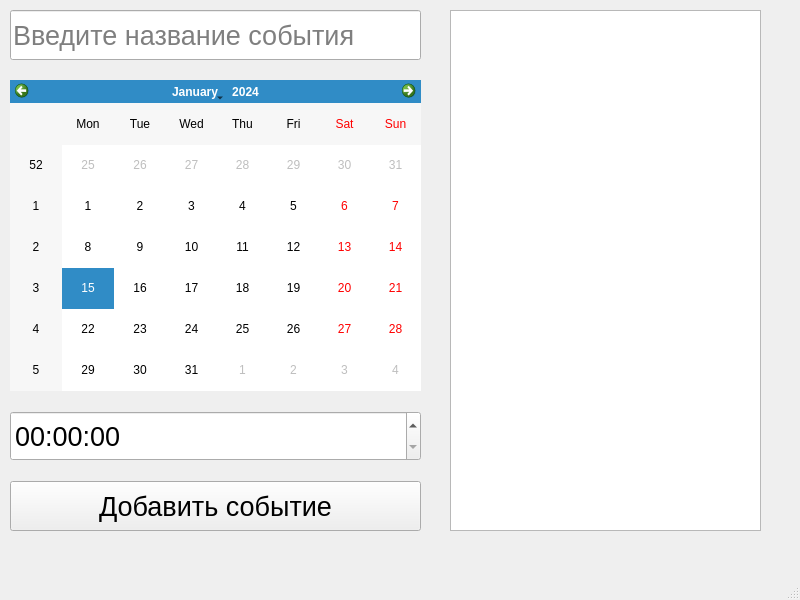
<?xml version="1.0" encoding="UTF-8"?>
<ui version="4.0">
 <class>MainWindow</class>
 <widget class="QMainWindow" name="MainWindow">
  <property name="geometry">
   <rect>
    <x>0</x>
    <y>0</y>
    <width>800</width>
    <height>600</height>
   </rect>
  </property>
  <property name="minimumSize">
   <size>
    <width>800</width>
    <height>600</height>
   </size>
  </property>
  <property name="maximumSize">
   <size>
    <width>800</width>
    <height>600</height>
   </size>
  </property>
  <property name="windowTitle">
   <string>Еежедневник</string>
  </property>
  <widget class="QWidget" name="centralwidget">
   <widget class="QWidget" name="verticalLayoutWidget">
    <property name="geometry">
     <rect>
      <x>10</x>
      <y>10</y>
      <width>411</width>
      <height>521</height>
     </rect>
    </property>
    <layout class="QVBoxLayout" name="verticalLayout">
     <property name="spacing">
      <number>20</number>
     </property>
     <item>
      <widget class="QLineEdit" name="lineEdit">
       <property name="minimumSize">
        <size>
         <width>0</width>
         <height>50</height>
        </size>
       </property>
       <property name="font">
        <font>
         <pointsize>20</pointsize>
        </font>
       </property>
       <property name="text">
        <string/>
       </property>
       <property name="placeholderText">
        <string>Введите название события</string>
       </property>
      </widget>
     </item>
     <item>
      <widget class="QCalendarWidget" name="calendarWidget"/>
     </item>
     <item>
      <widget class="QTimeEdit" name="timeEdit">
       <property name="minimumSize">
        <size>
         <width>0</width>
         <height>50</height>
        </size>
       </property>
       <property name="font">
        <font>
         <pointsize>20</pointsize>
        </font>
       </property>
      </widget>
     </item>
     <item>
      <widget class="QPushButton" name="pushButton">
       <property name="minimumSize">
        <size>
         <width>0</width>
         <height>50</height>
        </size>
       </property>
       <property name="font">
        <font>
         <pointsize>20</pointsize>
        </font>
       </property>
       <property name="text">
        <string>Добавить событие</string>
       </property>
      </widget>
     </item>
    </layout>
   </widget>
   <widget class="QListWidget" name="listWidget">
    <property name="geometry">
     <rect>
      <x>450</x>
      <y>10</y>
      <width>311</width>
      <height>521</height>
     </rect>
    </property>
    <property name="sizePolicy">
     <sizepolicy hsizetype="Expanding" vsizetype="Expanding">
      <horstretch>0</horstretch>
      <verstretch>0</verstretch>
     </sizepolicy>
    </property>
    <property name="font">
     <font>
      <pointsize>20</pointsize>
     </font>
    </property>
    <property name="layoutDirection">
     <enum>Qt::LeftToRight</enum>
    </property>
    <property name="horizontalScrollBarPolicy">
     <enum>Qt::ScrollBarAlwaysOff</enum>
    </property>
    <property name="sizeAdjustPolicy">
     <enum>QAbstractScrollArea::AdjustToContentsOnFirstShow</enum>
    </property>
    <property name="horizontalScrollMode">
     <enum>QAbstractItemView::ScrollPerItem</enum>
    </property>
    <property name="flow">
     <enum>QListView::LeftToRight</enum>
    </property>
    <property name="isWrapping" stdset="0">
     <bool>true</bool>
    </property>
    <property name="resizeMode">
     <enum>QListView::Fixed</enum>
    </property>
    <property name="layoutMode">
     <enum>QListView::SinglePass</enum>
    </property>
    <property name="spacing">
     <number>5</number>
    </property>
    <property name="viewMode">
     <enum>QListView::ListMode</enum>
    </property>
    <property name="uniformItemSizes">
     <bool>true</bool>
    </property>
    <property name="wordWrap">
     <bool>true</bool>
    </property>
    <property name="selectionRectVisible">
     <bool>true</bool>
    </property>
    <property name="sortingEnabled">
     <bool>false</bool>
    </property>
   </widget>
  </widget>
  <widget class="QMenuBar" name="menubar">
   <property name="geometry">
    <rect>
     <x>0</x>
     <y>0</y>
     <width>800</width>
     <height>20</height>
    </rect>
   </property>
  </widget>
  <widget class="QStatusBar" name="statusbar"/>
 </widget>
 <resources/>
 <connections/>
</ui>
